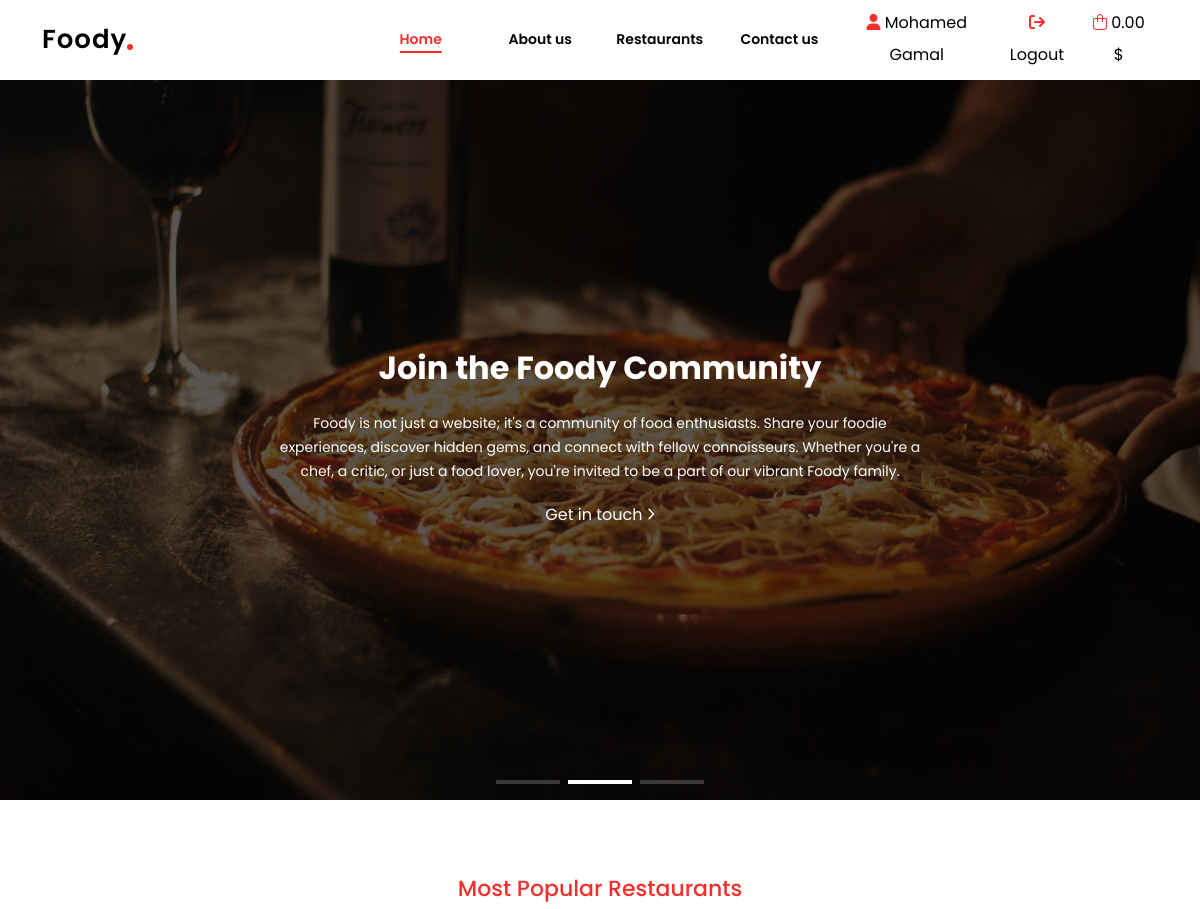
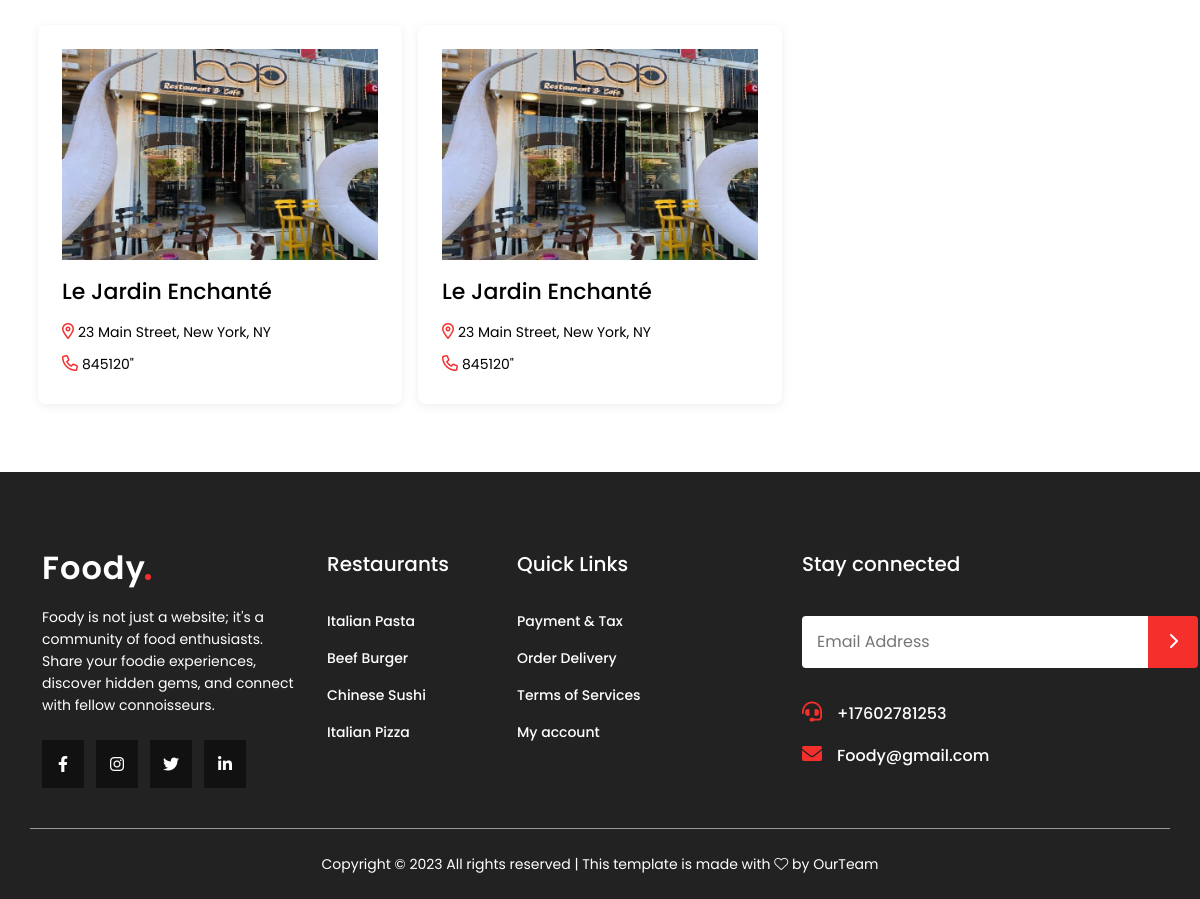
The app's page /index.php (signed in) with its own data (2 pictures, top to bottom).
### tables this page shows
CREATE TABLE `restaurants` (
  `restaurant_id` int(11) NOT NULL,
  `restaurant_name` varchar(200) NOT NULL,
  `restaurant_address` text NOT NULL,
  `restaurant_phone` varchar(100) NOT NULL,
  `restaurant_username` varchar(250) NOT NULL,
  `restaurant_password` varchar(250) NOT NULL,
  `city_id` int(11) NOT NULL,
  `restaurant_image` varchar(500) NOT NULL
);

### helper.php (called while the page is built, shortened)
<?php
if (!function_exists('runQuery')) {
    function runQuery($query)
    {
        $servername = "localhost";
        $username = "root";
        $password = "";
        $database = "resturants";
        $conn = new mysqli($servername, $username, $password, $database);
        $conn->set_charset("utf8");
        return $conn->query($query);
    }
}

### index.php (the view, shortened to what this page needs)
<?php
require 'helper.php';
$selectAllRestaurantsSql = "SELECT * FROM restaurants ORDER BY restaurant_id DESC LIMIT 6;";
$selectAllRestaurantsResult = runQuery($selectAllRestaurantsSql);
?>
<!DOCTYPE html>
<html lang="en">
<head>
    <?php
    require_once 'layout/assets/css.php'
    ?>
</head>
<body>
<?php
require_once 'layout/inc/header.php'
?>
<main>
    <section class="hero-section">
        <div class="swiper heroSwiper">
            <div class="swiper-wrapper">
                <div class="swiper-slide" style="background-image: url(assets/images/slide1.jpg);">
                    <div class="slide-content">
                        <h2>Discover Culinary Adventures</h2>
                        <p>
                        </p>
                        <a href="restaurants.html">
                        </a>
                    </div>
                </div>
                <div class="swiper-slide" style="background-image: url(assets/images/slide2.jpg);">
                    <div class="slide-content">
                        <h2>Join the Foody Community</h2>
                        <p>
                            Foody is not just a website; it's a community of food enthusiasts. Share your foodie
                            experiences, discover hidden gems, and connect with fellow connoisseurs. Whether you're
                            a chef, a critic, or just a food lover, you're invited to be a part of our vibrant Foody
                            family.
                        </p>
                        <a href="contct-us.html">
                            Get in touch
                            <i class="fa-regular fa-angle-right"></i>
                        </a>
                    </div>
                </div>
                <div class="swiper-slide" style="background-image: url(assets/images/slide3.jpg);">
                    <div class="slide-content">
                        <h2>Experience Food Like Never Before</h2>
                        <p>
                        </p>
                        <a href="about-us.html">
                        </a>
                    </div>
                </div>
            </div>
            <div class="heroSwiper-pagination"></div>
        </div>
    </section>
    <section class="restaurants-section">
        <div class="container">
            <h2 class="title">
                Most Popular Restaurants
            </h2>
            <div class="row">
                <?php
                if ($selectAllRestaurantsResult->num_rows > 0) {
                    while ($row = $selectAllRestaurantsResult->fetch_assoc()) {
                        ?>
                        <div class="col-lg-4 col-12 p-2">
                            <div class="restaurant">
                                <a href="restaurant.php?id=<?php echo $row['restaurant_id']?>" class="img">
                                    <img loading="lazy" src="<?php echo $row['restaurant_image']?>" alt="store">
                                </a>
                                <div class="info">
                                    <h4><a href="restaurant.php?id=<?php echo $row['restaurant_id']?>"><?php echo $row['restaurant_name']?></a></h4>
                                    <p><i class="fa-regular fa-location-dot"></i><?php echo $row['restaurant_address']?></p>
                                    <p><i class="fa-regular fa-phone"></i><a href="tel:<?php echo $row['restaurant_phone']?>"><?php echo $row['restaurant_phone']?>"</a>
                                    </p>
                                </div>
                            </div>
                        </div>
                        <?php
                    }
                }
                ?>
            </div>
        </div>
    </section>
</main>
<?php
require_once 'layout/inc/footer.php'
?>
</body>
</html>

### assets/css/style.css (style rules this page uses)
* { margin: 0; padding: 0; line-height: 32px; box-sizing: border-box; scroll-behavior: smooth; font-family: "Poppins", sans-serif; -webkit-tap-highlight-color: transparent; }
body { overflow-x: hidden; position: relative; }
a { text-decoration: none; }
p { margin: 0; }
.title { color: #f42f2c; font-size: 22px; text-align: center; padding: 16px 0; }
main .hero-section { width: 100%; margin-top: 80px; height: calc(100vh - 80px); }
main .hero-section .swiper { width: 100%; height: 100%; }
main .hero-section .swiper .swiper-slide { position: relative; background-size: cover; background-repeat: no-repeat; background-position: center; display: flex; align-items: center; height: 100%; min-height: 500px; isolation: isolate; }
main .hero-section .swiper .swiper-slide::after { content: ""; width: 100%; height: 100%; background-image: linear-gradient(rgba(0, 0, 0, 0.5647058824), rgba(0, 0, 0, 0.5647058824)); position: absolute; bottom: 0; right: 0; z-index: -1; transition: 0.3s ease-in-out; }
main .hero-section .swiper .swiper-slide .slide-content { width: min(100% - 32px, 650px); margin: 0 auto; display: flex; align-items: center; justify-content: center; flex-direction: column; gap: 16px; }
main .hero-section .swiper .swiper-slide .slide-content h2 { font-size: 32px; font-weight: 700; color: #fff; }
main .hero-section .swiper .swiper-slide .slide-content p { text-align: center; font-size: 14px; color: #fff; line-height: 24px; }
main .hero-section .swiper .swiper-slide .slide-content a { color: #fff; }
main .hero-section .swiper .heroSwiper-pagination { position: absolute; z-index: 99; display: flex; align-items: center; justify-content: center; bottom: 16px; }
main .restaurants-section { padding: 60px 16px; }
main .restaurants-section .restaurant { display: flex; flex-direction: column; gap: 16px; padding: 24px; background: #fff; border-radius: 8px; box-shadow: rgba(99, 99, 99, 0.1) 0px 2px 8px 0px; }
main .restaurants-section .restaurant img { width: 100%; aspect-ratio: 3/2; }
main .restaurants-section .restaurant .info h4 { font-size: 22px; }
main .restaurants-section .restaurant .info p { font-size: 14px; color: #000; }
main .restaurants-section .restaurant .info p i { color: #f42f2c; font-size: 16px; margin-right: 4px; }
main .restaurants-section .restaurant .info p a { color: #000; }
main .restaurants-section .restaurant .info a { color: #000; transition: all 0.3s ease-in-out; }

### records on screen
restaurants: restaurant_image (picture), restaurant_name "Le Jardin Enchanté", restaurant_address "23 Main Street, New York, NY", restaurant_phone "845120"
restaurants: restaurant_image (picture), restaurant_name "Le Jardin Enchanté", restaurant_address "23 Main Street, New York, NY", restaurant_phone "845120"

### other values on screen
$_SESSION['user']['Customer_name'] "Mohamed Gamal"
$selectAllCartResult['total_price'] "0.00"
